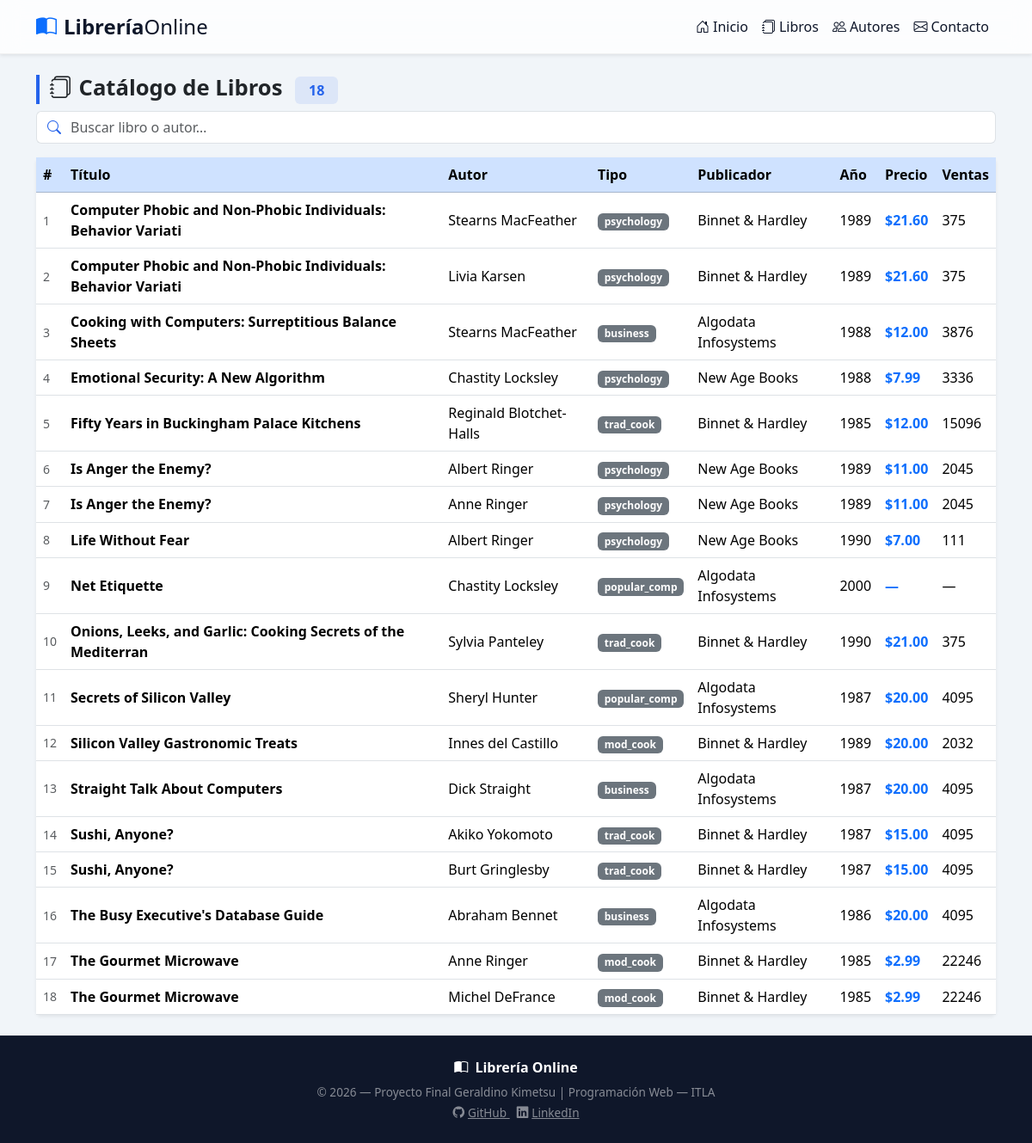
/src/libros.php, run on the app's committed database.
### tables this page shows
CREATE TABLE `titulos` (
  `id_titulo` varchar(6) NOT NULL,
  `titulo` varchar(60) NOT NULL,
  `tipo` varchar(15) NOT NULL,
  `id_pub` varchar(4) NOT NULL,
  `precio` double DEFAULT NULL,
  `avance` double DEFAULT NULL,
  `total_ventas` int(11) DEFAULT NULL,
  `notas` varchar(255) NOT NULL,
  `fecha_pub` datetime NOT NULL,
  `contrato` varchar(1) NOT NULL
);

CREATE TABLE `publicadores` (
  `id_pub` varchar(4) NOT NULL,
  `nombre_pub` varchar(30) NOT NULL,
  `ciudad` varchar(15) NOT NULL,
  `estado` varchar(2) NOT NULL
);

### config/libros.php (called while the page is built, shortened)
<?php
function getLibros(): array
{
        $pdo = getConexion();
    $sql = 'SELECT t.id_titulo, t.titulo, t.tipo, t.precio,
                   YEAR(t.fecha_pub) AS anio, t.total_ventas, t.contrato,
                   CONCAT(a.nombre, " ", a.apellido) AS autor,
                   p.nombre_pub AS publicador
            FROM titulos t
            INNER JOIN titulo_autor ta ON t.id_titulo = ta.id_titulo
            INNER JOIN autores a       ON ta.id_autor  = a.id_autor
            INNER JOIN publicadores p  ON t.id_pub     = p.id_pub
            ORDER BY t.titulo ASC';
    try {
        $stmt = $pdo->query($sql);
        return $stmt->fetchAll();
    } catch (PDOException $e) {
        die('<div style="color: red; font-weight: bold;">
        Error al obtener los libros: ' . $e->getMessage() . '<p>Intente nuevamente más tarde.</p></div>');
    }
}

### src/libros.php (the view, shortened to what this page needs)
<?php
require_once '../config/libros.php';
$libros    = getLibros();
$total     = count($libros);
include '../includes/header.php';
?>
<div class="d-flex flex-wrap align-items-center justify-content-between mb-3 gap-2">
    <h2 class="section-title mb-0">
        <i class="bi bi-journals me-2"></i>Catálogo de Libros
        <span class="badge bg-primary ms-2 fs-6"><?= $total ?></span>
    </h2>
    <div class="search-bar input-group">
        <span class="input-group-text"><i class="bi bi-search"></i></span>
        <input type="text" id="busqueda" class="form-control" placeholder="Buscar libro o autor…">
    </div>
</div>
<?php if ($total > 0): ?>
<div class="card shadow-sm border-0">
    <div class="card-body p-0">
        <div class="table-responsive">
            <table class="table table-hover align-middle mb-0">
                <thead class="table-primary">
                    <tr>
                        <th>#</th>
                        <th>Título</th>
                        <th>Autor</th>
                        <th>Tipo</th>
                        <th>Publicador</th>
                        <th>Año</th>
                        <th>Precio</th>
                        <th>Ventas</th>
                    </tr>
                </thead>
                <tbody>
                    <?php foreach ($libros as $i => $libro): ?>
                    <tr data-busqueda="<?= htmlspecialchars($libro['titulo'] . ' ' . $libro['autor'] . ' ' . $libro['tipo']) ?>">
                        <td class="text-muted small"><?= $i + 1 ?></td>
                        <td class="fw-semibold"><?= htmlspecialchars($libro['titulo']) ?></td>
                        <td><?= htmlspecialchars($libro['autor']) ?></td>
                        <td><span class="badge bg-secondary"><?= htmlspecialchars($libro['tipo']) ?></span></td>
                        <td><?= htmlspecialchars($libro['publicador']) ?></td>
                        <td><?= $libro['anio'] ?? '—' ?></td>
                        <td class="fw-bold text-primary">
                            <?= $libro['precio'] ? '$' . number_format($libro['precio'], 2) : '—' ?>
                        </td>
                        <td><?= $libro['total_ventas'] ?? '—' ?></td>
                    </tr>
                    <?php endforeach; ?>
                </tbody>
            </table>
        </div>
    </div>
</div>
<?php else: ?>
<div class="alert alert-info">
    <i class="bi bi-info-circle me-2"></i>No hay libros registrados.
</div>
<?php endif; ?>
<?php include '../includes/footer.php'; ?>

### assets/css/style.css (style rules this page uses)
:root { --color-primary: #2563eb; --color-dark: #0f172a; --color-light-bg: #f1f5f9; --color-card-bg: rgba(255, 255, 255, 0.95); --radius-lg: 1rem; --shadow-sm: 0 4px 6px -1px rgb(0 0 0 / 0.1); --shadow-md: 0 10px 15px -3px rgb(0 0 0 / 0.1); }
body { display: flex; flex-direction: column; min-height: 100vh; background-color: var(--color-light-bg); font-family: 'Segoe UI', system-ui, sans-serif; }
.section-title { font-size: 1.6rem; font-weight: 600; color: #212529; border-left: 4px solid var(--color-primary); padding-left: 0.75rem; margin-bottom: 1.5rem; }
.card-body { display: flex; flex-direction: column; flex: 1 0 auto; }
.search-bar .input-group-text { background: #fff; border-right: none; color: var(--color-primary); }
.search-bar .form-control { border-left: none; padding-left: 0; }
.badge.bg-primary { background-color: rgba(37, 99, 235, 0.1) !important; color: var(--color-primary); font-weight: 600; padding: 0.5em 1em; }

### data on the page
titulos: titulo "Computer Phobic and Non-Phobic Individuals: Behavior Variati", autor "Stearns MacFeather", tipo "psychology", id_pub.nombre_pub "Binnet & Hardley", anio "1989", precio "21.60", total_ventas "375", autor "Livia Karsen"
titulos: titulo "Cooking with Computers: Surreptitious Balance Sheets", autor "Stearns MacFeather", tipo "business", id_pub.nombre_pub "Algodata Infosystems", anio "1988", precio "12.00", total_ventas "3876"
titulos: titulo "Emotional Security: A New Algorithm", autor "Chastity Locksley", tipo "psychology", id_pub.nombre_pub "New Age Books", anio "1988", precio "7.99", total_ventas "3336"
titulos: titulo "Fifty Years in Buckingham Palace Kitchens", autor "Reginald Blotchet-Halls", tipo "trad_cook", id_pub.nombre_pub "Binnet & Hardley", anio "1985", precio "12.00", total_ventas "15096"
titulos: titulo "Is Anger the Enemy?", autor "Albert Ringer", tipo "psychology", id_pub.nombre_pub "New Age Books", anio "1989", precio "11.00", total_ventas "2045", autor "Anne Ringer"
titulos: titulo "Life Without Fear", autor "Albert Ringer", tipo "psychology", id_pub.nombre_pub "New Age Books", anio "1990", precio "7.00", total_ventas "111"
titulos: titulo "Net Etiquette", autor "Chastity Locksley", tipo "popular_comp", id_pub.nombre_pub "Algodata Infosystems", anio "2000", total_ventas "—"
titulos: titulo "Onions, Leeks, and Garlic: Cooking Secrets of the Mediterran", autor "Sylvia Panteley", tipo "trad_cook", id_pub.nombre_pub "Binnet & Hardley", anio "1990", precio "21.00", total_ventas "375"
titulos: titulo "Secrets of Silicon Valley", autor "Sheryl Hunter", tipo "popular_comp", id_pub.nombre_pub "Algodata Infosystems", anio "1987", precio "20.00", total_ventas "4095"
titulos: titulo "Silicon Valley Gastronomic Treats", autor "Innes del Castillo", tipo "mod_cook", id_pub.nombre_pub "Binnet & Hardley", anio "1989", precio "20.00", total_ventas "2032"
titulos: titulo "Straight Talk About Computers", autor "Dick Straight", tipo "business", id_pub.nombre_pub "Algodata Infosystems", anio "1987", precio "20.00", total_ventas "4095"
titulos: titulo "Sushi, Anyone?", autor "Akiko Yokomoto", tipo "trad_cook", id_pub.nombre_pub "Binnet & Hardley", anio "1987", precio "15.00", total_ventas "4095", autor "Burt Gringlesby"
titulos: titulo "The Busy Executive's Database Guide", autor "Abraham Bennet", tipo "business", id_pub.nombre_pub "Algodata Infosystems", anio "1986", precio "20.00", total_ventas "4095"
titulos: titulo "The Gourmet Microwave", autor "Anne Ringer", tipo "mod_cook", id_pub.nombre_pub "Binnet & Hardley", anio "1985", precio "2.99", total_ventas "22246", autor "Michel DeFrance"

### other printed values
$total "18"
